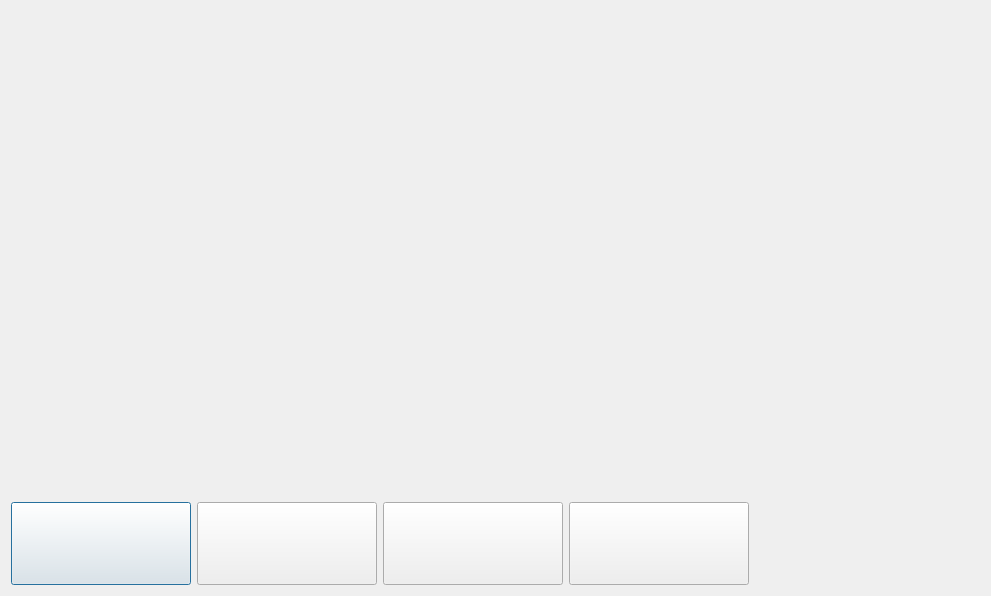
<?xml version="1.0" encoding="UTF-8"?>
<ui version="4.0">
 <class>NextLevel</class>
 <widget class="QDialog" name="NextLevel">
  <property name="geometry">
   <rect>
    <x>0</x>
    <y>0</y>
    <width>991</width>
    <height>596</height>
   </rect>
  </property>
  <property name="minimumSize">
   <size>
    <width>991</width>
    <height>596</height>
   </size>
  </property>
  <property name="maximumSize">
   <size>
    <width>991</width>
    <height>596</height>
   </size>
  </property>
  <property name="windowTitle">
   <string>Dialog</string>
  </property>
  <layout class="QFormLayout" name="formLayout">
   <item row="0" column="0">
    <layout class="QVBoxLayout" name="verticalLayout">
     <item>
      <widget class="QLabel" name="label">
       <property name="font">
        <font>
         <family>微软雅黑</family>
         <pointsize>19</pointsize>
        </font>
       </property>
       <property name="pixmap">
        <pixmap resource="qresource.qrc">:/image/res/image/Win.png</pixmap>
       </property>
       <property name="scaledContents">
        <bool>false</bool>
       </property>
       <property name="alignment">
        <set>Qt::AlignCenter</set>
       </property>
      </widget>
     </item>
     <item>
      <spacer name="verticalSpacer">
       <property name="orientation">
        <enum>Qt::Vertical</enum>
       </property>
       <property name="sizeHint" stdset="0">
        <size>
         <width>20</width>
         <height>40</height>
        </size>
       </property>
      </spacer>
     </item>
     <item>
      <layout class="QHBoxLayout" name="horizontalLayout">
       <item>
        <widget class="QPushButton" name="restartButton">
         <property name="minimumSize">
          <size>
           <width>180</width>
           <height>83</height>
          </size>
         </property>
         <property name="maximumSize">
          <size>
           <width>180</width>
           <height>83</height>
          </size>
         </property>
         <property name="styleSheet">
          <string notr="true">border-image: url(:/image/otherButton/res/image/otherButton/restartButton.png);</string>
         </property>
         <property name="text">
          <string/>
         </property>
        </widget>
       </item>
       <item>
        <widget class="QPushButton" name="resumeButton">
         <property name="minimumSize">
          <size>
           <width>180</width>
           <height>83</height>
          </size>
         </property>
         <property name="maximumSize">
          <size>
           <width>180</width>
           <height>83</height>
          </size>
         </property>
         <property name="styleSheet">
          <string notr="true">border-image: url(:/image/mainGame/res/image/mainGame/resumeButton.png);</string>
         </property>
         <property name="text">
          <string/>
         </property>
        </widget>
       </item>
       <item>
        <widget class="QPushButton" name="nextButton">
         <property name="minimumSize">
          <size>
           <width>180</width>
           <height>83</height>
          </size>
         </property>
         <property name="maximumSize">
          <size>
           <width>180</width>
           <height>83</height>
          </size>
         </property>
         <property name="styleSheet">
          <string notr="true">border-image: url(:/image/otherButton/res/image/otherButton/nextButton.png);</string>
         </property>
         <property name="text">
          <string/>
         </property>
        </widget>
       </item>
       <item>
        <widget class="QPushButton" name="quitButton">
         <property name="minimumSize">
          <size>
           <width>180</width>
           <height>83</height>
          </size>
         </property>
         <property name="maximumSize">
          <size>
           <width>180</width>
           <height>83</height>
          </size>
         </property>
         <property name="styleSheet">
          <string notr="true">border-image: url(:/image/otherButton/res/image/otherButton/quitButton.png);</string>
         </property>
         <property name="text">
          <string/>
         </property>
        </widget>
       </item>
      </layout>
     </item>
    </layout>
   </item>
  </layout>
 </widget>
 <resources>
  <include location="qresource.qrc"/>
 </resources>
 <connections/>
</ui>
